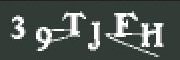
#> input picture Examen Final/catchas_renombrados/39TJFH.png, 180 x 60 px; its folder holds only this picture in this run
$ jupyter execute transformar_captchas.ipynb
#> lines starting #> are read from the running program, lines starting #| are printed output that depends on the picture
<h2>1. Importar librerías</h2>

[cell 1]
import cv2
import os
from PIL import Image
import pandas as pd
import numpy as np

<h2>2. Definir las carpetas y variables</h2>

[cell 2]
# Configuración
carpeta_origen = "./catchas_renombrados"
carpeta_segmentos = "segmentos"
sep = [8, 34, 60, 86, 112, 138, 164]
carpeta_binarios = "imagenes_binarias"

<h2>3. Segmentamos las imagenes</h2>

<h3>3.1. Segmentamos verticalmente</h3>

[cell 3]
# Crear las carpetas de destino para los segmentos
carpetas_destino = ["1", "2", "3", "4", "5", "6"]
for carpeta in carpetas_destino:
    os.makedirs(os.path.join(carpeta_segmentos, carpeta), exist_ok=True)

# Renombrar archivos y que no se sobrescriban
def obtener_nombre_unico(carpeta_destino, nombre_segmento):
    # Generar la ruta completa del archivo
    ruta_completa = os.path.join(carpeta_destino, nombre_segmento)
    contador = 1

    # Si el archivo ya existe, agregar un número entre paréntesis
    base, ext = os.path.splitext(nombre_segmento)
    while os.path.exists(ruta_completa):
        # Crear un nuevo nombre con el contador
        nombre_segmento = f"{base}({contador}){ext}"
        ruta_completa = os.path.join(carpeta_destino, nombre_segmento)
        contador += 1

    return nombre_segmento

# Procesar cada imagen en la carpeta origen
for nombre_imagen in os.listdir(carpeta_origen):
    # Ruta completa de la imagen
    ruta_imagen = os.path.join(carpeta_origen, nombre_imagen)

    # Verificar si es un archivo de imagen
    if not (ruta_imagen.endswith(".jpg") or ruta_imagen.endswith(".png")):
        continue

    # Leer la imagen
    img = cv2.imread(ruta_imagen)
#> img is the input picture: shape (60, 180, 3); mean B, G, R 81.7, 86.1, 77.9
    if img is None:
        print(f"No se pudo leer la imagen: {nombre_imagen}")
        continue

    # Verificar que el nombre tenga al menos 6 caracteres
    base_nombre = os.path.splitext(nombre_imagen)[0]  # Quitar extensión
    if len(base_nombre) < 6:
        print(f"Nombre de archivo demasiado corto: {nombre_imagen}")
        continue

    # Cortar las 6 partes centrales (excluye las extremas)
    for i in range(len(sep) - 1):  # Ignorar el primer y último segmento
        y1, y2 = sep[i], sep[i + 1]  # Coordenadas de corte
        segmento = img[:, y1:y2]     # Segmentar verticalmente (todas las filas, columnas entre y1 y y2)

        # Usar el carácter correspondiente del nombre de la imagen
        nombre_segmento = f"{base_nombre[i]}.png"  # i para alinearse con las 6 letras de la imagen
        carpeta_segmento = carpetas_destino[i]  # Carpetas en el orden de "1", "2", "3", etc.

        # Obtener un nombre único para evitar sobrescrituras
        nombre_segmento_unico = obtener_nombre_unico(os.path.join(carpeta_segmentos, carpeta_segmento), nombre_segmento)

        # Ruta completa para guardar el archivo
        ruta_guardado = os.path.join(carpeta_segmentos, carpeta_segmento, nombre_segmento_unico)

        # Guardar el segmento
        cv2.imwrite(ruta_guardado, segmento)
#> this loop made 6 passes
#> pass 1, `segmento = img[:, y1:y2]`:
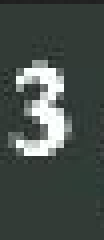
#> segmento: shape (60, 26, 3) (shown 4 times larger); mean B, G, R 74.5, 78.9, 70.3
#> pass 2, `segmento = img[:, y1:y2]`:
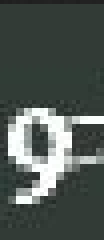
#> segmento: shape (60, 26, 3) (shown 4 times larger); mean B, G, R 83.8, 88.3, 80
#> pass 3, `segmento = img[:, y1:y2]`:
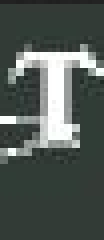
#> segmento: shape (60, 26, 3) (shown 4 times larger); mean B, G, R 85.3, 89.8, 81.5

print("Segmentación completada.")

<h3>3.2. Recortamos los bordes por arriba y abajo</h3>

[cell 4]
def readImg(path):
    images = []
    nombres = []
    for img_name in os.listdir(path):
        filename = path + img_name

        # lee la imagen en gris
        G = cv2.imread(filename,0)

        #agrega la imagen a una lista y los nombres de la ruta de donde salieron
        images.append(G)
        nombres.append(filename)

    return images, nombres

def recortar_h(carpeta, y1, y2):
#> called with carpeta = './segmentos/1/', y1 = 10, y2 = 40
    lista_img, list_nom = readImg(carpeta)
    i = 0
    camb = 0
    n_camb = 0

    for img in lista_img:
        if(len(img)>(y2-y1)):
            new_img = img[y1:y2, :]
            cv2.imwrite(list_nom[i], new_img)
            camb += 1
        else:
            n_camb += 1
        i += 1
#> after the loop, camb = 0; i = 0; n_camb = 0
    print(f"Se cambiaron {camb} archivos de tamaño y {n_camb} no se alteraron, de un total de {camb+n_camb} archivos en la carpeta {carpeta}")
#| Se cambiaron 0 archivos de tamaño y 0 no se alteraron, de un total de 0 archivos en la carpeta ./segmentos/1/
    return

#segmentar las imagenes en horizontal
recortar_h(f'./{carpeta_segmentos}/1/', 10, 40)
recortar_h(f'./{carpeta_segmentos}/3/', 10, 40)
#| Se cambiaron 0 archivos de tamaño y 0 no se alteraron, de un total de 0 archivos en la carpeta ./segmentos/3/
recortar_h(f'./{carpeta_segmentos}/5/', 10, 40)
#| Se cambiaron 0 archivos de tamaño y 0 no se alteraron, de un total de 0 archivos en la carpeta ./segmentos/5/

recortar_h(f'./{carpeta_segmentos}/2/', 20, 50)
#| Se cambiaron 0 archivos de tamaño y 0 no se alteraron, de un total de 0 archivos en la carpeta ./segmentos/2/
recortar_h(f'./{carpeta_segmentos}/4/', 20, 50)
#| Se cambiaron 0 archivos de tamaño y 0 no se alteraron, de un total de 0 archivos en la carpeta ./segmentos/4/
recortar_h(f'./{carpeta_segmentos}/6/', 20, 50)
#| Se cambiaron 0 archivos de tamaño y 0 no se alteraron, de un total de 0 archivos en la carpeta ./segmentos/6/

<h2>4. Convertir a binarios los segmentos y juntarlos en una carpeta</h2>

[cell 5]
os.makedirs(os.path.join(carpeta_binarios), exist_ok=True)

def obtener_nombre_unico(carpeta_destino, nombre_segmento):
    # Generar la ruta completa del archivo
    ruta_completa = os.path.join(carpeta_destino, nombre_segmento)
    contador = 1

    # Si el archivo ya existe, agregar un número entre paréntesis
    base, ext = os.path.splitext(nombre_segmento)
    while os.path.exists(ruta_completa):
        # Crear un nuevo nombre con el contador
        nombre_segmento = f"{base}({contador}){ext}"
        ruta_completa = os.path.join(carpeta_destino, nombre_segmento)
        contador += 1

    return nombre_segmento

def convertir_bin(carpeta_origen):
    cont = 0
    for nombre_imagen in os.listdir(carpeta_origen):
        cont += 1

        ruta_imagen = os.path.join(carpeta_origen, nombre_imagen)

        # Abrimos la imagen
        imagen = Image.open(ruta_imagen)

        # Convertimos a escala de grises
        imagen_gris = imagen.convert('L')

        # Definimos un umbral, por prueba y error nos quedamos con 128
        umbral = 128
        imagen_binaria = imagen_gris.point(lambda p: p > umbral and 255)

        # Quitar extensión para guardar el carácter del inicio
        nombre_base = f"{os.path.splitext(nombre_imagen)[0][0]}.png"
        nombre_unico = obtener_nombre_unico(carpeta_binarios, nombre_base)
        ruta_guardado = os.path.join(carpeta_binarios, nombre_unico)
        # Guarda la imagen binaria
        imagen_binaria.save(ruta_guardado)
        # Borramos la imagen original
        os.remove(ruta_imagen)

    print(f"Se convirtieron {cont} imagenes a imagenes binarias de la carpeta {carpeta_origen}")
    return


convertir_bin(f'./{carpeta_segmentos}/1/')
convertir_bin(f'./{carpeta_segmentos}/2/')
convertir_bin(f'./{carpeta_segmentos}/3/')
convertir_bin(f'./{carpeta_segmentos}/4/')
